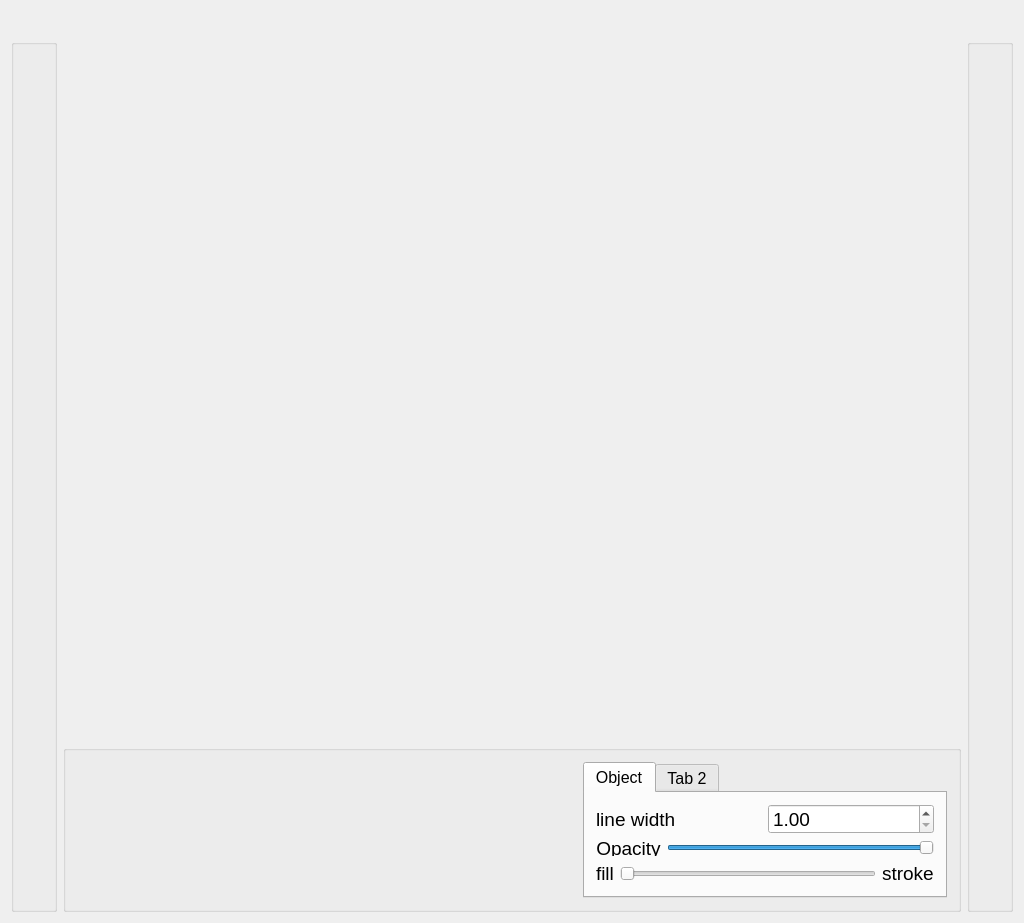
<?xml version="1.0" encoding="UTF-8"?>
<ui version="4.0">
 <class>MainWindow</class>
 <widget class="QMainWindow" name="MainWindow">
  <property name="geometry">
   <rect>
    <x>0</x>
    <y>0</y>
    <width>1024</width>
    <height>923</height>
   </rect>
  </property>
  <property name="windowTitle">
   <string>Vectograph</string>
  </property>
  <property name="windowIcon">
   <iconset resource="appresources.qrc">
    <normaloff>:/images/images/Palette.png</normaloff>:/images/images/Palette.png</iconset>
  </property>
  <widget class="QWidget" name="centralWidget">
   <layout class="QVBoxLayout" name="verticalLayout_3">
    <item>
     <layout class="QHBoxLayout" name="horizontalLayout" stretch="10,0,10">
      <property name="sizeConstraint">
       <enum>QLayout::SetMinAndMaxSize</enum>
      </property>
      <property name="topMargin">
       <number>0</number>
      </property>
      <property name="rightMargin">
       <number>0</number>
      </property>
      <property name="bottomMargin">
       <number>0</number>
      </property>
      <item>
       <widget class="QPushButton" name="pbtnGraphicalMenuActivation">
        <property name="text">
         <string/>
        </property>
        <property name="iconSize">
         <size>
          <width>32</width>
          <height>32</height>
         </size>
        </property>
        <property name="flat">
         <bool>true</bool>
        </property>
       </widget>
      </item>
      <item>
       <widget class="QPushButton" name="btnColorPanelAct">
        <property name="minimumSize">
         <size>
          <width>800</width>
          <height>0</height>
         </size>
        </property>
        <property name="text">
         <string/>
        </property>
        <property name="iconSize">
         <size>
          <width>128</width>
          <height>32</height>
         </size>
        </property>
        <property name="flat">
         <bool>true</bool>
        </property>
       </widget>
      </item>
      <item>
       <widget class="QPushButton" name="pbtnAppMenuActivation">
        <property name="text">
         <string/>
        </property>
        <property name="flat">
         <bool>true</bool>
        </property>
       </widget>
      </item>
     </layout>
    </item>
    <item>
     <layout class="QHBoxLayout" name="horizontalLayout_2">
      <item>
       <widget class="QGroupBox" name="grpbxGraphicalMenu">
        <property name="title">
         <string/>
        </property>
        <property name="flat">
         <bool>true</bool>
        </property>
        <layout class="QVBoxLayout" name="verticalLayout_2">
         <property name="leftMargin">
          <number>0</number>
         </property>
         <property name="rightMargin">
          <number>0</number>
         </property>
         <item>
          <widget class="QPushButton" name="pbtnPointer">
           <property name="toolTip">
            <string>Pointer</string>
           </property>
           <property name="text">
            <string/>
           </property>
           <property name="icon">
            <iconset resource="appresources.qrc">
             <normaloff>:/images/images/pointer.png</normaloff>:/images/images/pointer.png</iconset>
           </property>
           <property name="iconSize">
            <size>
             <width>64</width>
             <height>64</height>
            </size>
           </property>
           <property name="flat">
            <bool>true</bool>
           </property>
          </widget>
         </item>
         <item>
          <widget class="QPushButton" name="pbtnSelectRegion">
           <property name="toolTip">
            <string>Select region</string>
           </property>
           <property name="text">
            <string/>
           </property>
           <property name="icon">
            <iconset resource="appresources.qrc">
             <normaloff>:/images/images/selectRegion.png</normaloff>:/images/images/selectRegion.png</iconset>
           </property>
           <property name="iconSize">
            <size>
             <width>64</width>
             <height>64</height>
            </size>
           </property>
           <property name="flat">
            <bool>true</bool>
           </property>
          </widget>
         </item>
         <item>
          <widget class="QPushButton" name="pbtnPencil">
           <property name="text">
            <string/>
           </property>
           <property name="icon">
            <iconset resource="appresources.qrc">
             <normaloff>:/images/images/pencil.png</normaloff>:/images/images/pencil.png</iconset>
           </property>
           <property name="iconSize">
            <size>
             <width>64</width>
             <height>64</height>
            </size>
           </property>
           <property name="flat">
            <bool>true</bool>
           </property>
          </widget>
         </item>
         <item>
          <widget class="QPushButton" name="pbtnLine">
           <property name="toolTip">
            <string>Line</string>
           </property>
           <property name="text">
            <string/>
           </property>
           <property name="icon">
            <iconset resource="appresources.qrc">
             <normaloff>:/images/images/line.png</normaloff>:/images/images/line.png</iconset>
           </property>
           <property name="iconSize">
            <size>
             <width>64</width>
             <height>64</height>
            </size>
           </property>
           <property name="flat">
            <bool>true</bool>
           </property>
          </widget>
         </item>
         <item>
          <widget class="QPushButton" name="pbtnRect">
           <property name="toolTip">
            <string>Rectangle</string>
           </property>
           <property name="text">
            <string/>
           </property>
           <property name="icon">
            <iconset resource="appresources.qrc">
             <normaloff>:/images/images/rectangle.png</normaloff>:/images/images/rectangle.png</iconset>
           </property>
           <property name="iconSize">
            <size>
             <width>64</width>
             <height>64</height>
            </size>
           </property>
           <property name="flat">
            <bool>true</bool>
           </property>
          </widget>
         </item>
         <item>
          <widget class="QPushButton" name="pbtnCircle">
           <property name="toolTip">
            <string>Circle</string>
           </property>
           <property name="text">
            <string/>
           </property>
           <property name="icon">
            <iconset resource="appresources.qrc">
             <normaloff>:/images/images/circle.png</normaloff>:/images/images/circle.png</iconset>
           </property>
           <property name="iconSize">
            <size>
             <width>64</width>
             <height>64</height>
            </size>
           </property>
           <property name="flat">
            <bool>true</bool>
           </property>
          </widget>
         </item>
         <item>
          <widget class="QPushButton" name="pbtnEllipse">
           <property name="toolTip">
            <string>Ellipse</string>
           </property>
           <property name="text">
            <string/>
           </property>
           <property name="icon">
            <iconset resource="appresources.qrc">
             <normaloff>:/images/images/ellipse.png</normaloff>:/images/images/ellipse.png</iconset>
           </property>
           <property name="iconSize">
            <size>
             <width>64</width>
             <height>64</height>
            </size>
           </property>
           <property name="flat">
            <bool>true</bool>
           </property>
          </widget>
         </item>
         <item>
          <widget class="QPushButton" name="pbtnPath">
           <property name="toolTip">
            <string>Path</string>
           </property>
           <property name="text">
            <string/>
           </property>
           <property name="icon">
            <iconset resource="appresources.qrc">
             <normaloff>:/images/images/path.png</normaloff>:/images/images/path.png</iconset>
           </property>
           <property name="iconSize">
            <size>
             <width>64</width>
             <height>64</height>
            </size>
           </property>
           <property name="flat">
            <bool>true</bool>
           </property>
          </widget>
         </item>
         <item>
          <widget class="QPushButton" name="pbtnPolyline">
           <property name="toolTip">
            <string>Polyline</string>
           </property>
           <property name="text">
            <string/>
           </property>
           <property name="icon">
            <iconset resource="appresources.qrc">
             <normaloff>:/images/images/polyline.png</normaloff>:/images/images/polyline.png</iconset>
           </property>
           <property name="iconSize">
            <size>
             <width>64</width>
             <height>64</height>
            </size>
           </property>
           <property name="flat">
            <bool>true</bool>
           </property>
          </widget>
         </item>
         <item>
          <widget class="QPushButton" name="pbtnPolygon">
           <property name="toolTip">
            <string>Polygon</string>
           </property>
           <property name="text">
            <string/>
           </property>
           <property name="icon">
            <iconset resource="appresources.qrc">
             <normaloff>:/images/images/star.png</normaloff>:/images/images/star.png</iconset>
           </property>
           <property name="iconSize">
            <size>
             <width>64</width>
             <height>64</height>
            </size>
           </property>
           <property name="flat">
            <bool>true</bool>
           </property>
          </widget>
         </item>
         <item>
          <widget class="QPushButton" name="pbtnText">
           <property name="toolTip">
            <string>Text</string>
           </property>
           <property name="text">
            <string/>
           </property>
           <property name="icon">
            <iconset resource="appresources.qrc">
             <normaloff>:/images/images/oldPen.png</normaloff>:/images/images/oldPen.png</iconset>
           </property>
           <property name="iconSize">
            <size>
             <width>64</width>
             <height>64</height>
            </size>
           </property>
           <property name="flat">
            <bool>true</bool>
           </property>
          </widget>
         </item>
        </layout>
       </widget>
      </item>
      <item>
       <layout class="QVBoxLayout" name="verticalLayout_4">
        <item>
         <widget class="MyGraphicsView" name="gvGraphRegion" native="true">
          <property name="minimumSize">
           <size>
            <width>400</width>
            <height>700</height>
           </size>
          </property>
          <zorder>bottomPanel</zorder>
         </widget>
        </item>
        <item>
         <widget class="QGroupBox" name="bottomPanel">
          <property name="flat">
           <bool>true</bool>
          </property>
          <layout class="QHBoxLayout" name="horizontalLayout_3">
           <item>
            <widget class="ColorSelect" name="colorSelect" native="true">
             <property name="minimumSize">
              <size>
               <width>500</width>
               <height>128</height>
              </size>
             </property>
             <property name="maximumSize">
              <size>
               <width>400</width>
               <height>400</height>
              </size>
             </property>
            </widget>
           </item>
           <item>
            <widget class="QTabWidget" name="tabWidget">
             <property name="minimumSize">
              <size>
               <width>128</width>
               <height>128</height>
              </size>
             </property>
             <property name="maximumSize">
              <size>
               <width>400</width>
               <height>400</height>
              </size>
             </property>
             <property name="font">
              <font>
               <pointsize>12</pointsize>
              </font>
             </property>
             <property name="currentIndex">
              <number>0</number>
             </property>
             <widget class="QWidget" name="tab">
              <attribute name="title">
               <string>Object</string>
              </attribute>
              <layout class="QHBoxLayout" name="horizontalLayout_6">
               <item>
                <layout class="QVBoxLayout" name="verticalLayout_5">
                 <item>
                  <layout class="QHBoxLayout" name="horizontalLayout_7">
                   <item>
                    <widget class="QLabel" name="label_4">
                     <property name="font">
                      <font>
                       <pointsize>14</pointsize>
                      </font>
                     </property>
                     <property name="text">
                      <string>line width</string>
                     </property>
                     <property name="alignment">
                      <set>Qt::AlignLeading|Qt::AlignLeft|Qt::AlignVCenter</set>
                     </property>
                    </widget>
                   </item>
                   <item>
                    <widget class="QDoubleSpinBox" name="spinBoxLineWidth">
                     <property name="font">
                      <font>
                       <pointsize>14</pointsize>
                      </font>
                     </property>
                     <property name="minimum">
                      <double>1.000000000000000</double>
                     </property>
                    </widget>
                   </item>
                  </layout>
                 </item>
                 <item>
                  <layout class="QHBoxLayout" name="horizontalLayout_4">
                   <item>
                    <widget class="QLabel" name="label">
                     <property name="minimumSize">
                      <size>
                       <width>64</width>
                       <height>16</height>
                      </size>
                     </property>
                     <property name="font">
                      <font>
                       <pointsize>14</pointsize>
                      </font>
                     </property>
                     <property name="text">
                      <string>Opacity</string>
                     </property>
                     <property name="alignment">
                      <set>Qt::AlignCenter</set>
                     </property>
                    </widget>
                   </item>
                   <item>
                    <widget class="QSlider" name="sliderOpacity">
                     <property name="layoutDirection">
                      <enum>Qt::LeftToRight</enum>
                     </property>
                     <property name="maximum">
                      <number>100</number>
                     </property>
                     <property name="value">
                      <number>100</number>
                     </property>
                     <property name="tracking">
                      <bool>true</bool>
                     </property>
                     <property name="orientation">
                      <enum>Qt::Horizontal</enum>
                     </property>
                    </widget>
                   </item>
                  </layout>
                 </item>
                 <item>
                  <layout class="QHBoxLayout" name="horizontalLayout_5">
                   <item>
                    <widget class="QLabel" name="label_2">
                     <property name="font">
                      <font>
                       <pointsize>14</pointsize>
                      </font>
                     </property>
                     <property name="text">
                      <string>fill</string>
                     </property>
                    </widget>
                   </item>
                   <item>
                    <widget class="QSlider" name="sliderFillStroke">
                     <property name="maximum">
                      <number>1</number>
                     </property>
                     <property name="orientation">
                      <enum>Qt::Horizontal</enum>
                     </property>
                    </widget>
                   </item>
                   <item>
                    <widget class="QLabel" name="label_3">
                     <property name="font">
                      <font>
                       <pointsize>14</pointsize>
                      </font>
                     </property>
                     <property name="text">
                      <string>stroke</string>
                     </property>
                    </widget>
                   </item>
                  </layout>
                 </item>
                </layout>
               </item>
              </layout>
             </widget>
             <widget class="QWidget" name="tab_2">
              <attribute name="title">
               <string>Tab 2</string>
              </attribute>
              <layout class="QVBoxLayout" name="verticalLayout_6">
               <item>
                <widget class="QPushButton" name="deleteBtn">
                 <property name="minimumSize">
                  <size>
                   <width>64</width>
                   <height>64</height>
                  </size>
                 </property>
                 <property name="text">
                  <string/>
                 </property>
                 <property name="iconSize">
                  <size>
                   <width>64</width>
                   <height>64</height>
                  </size>
                 </property>
                 <property name="flat">
                  <bool>true</bool>
                 </property>
                </widget>
               </item>
              </layout>
             </widget>
            </widget>
           </item>
          </layout>
         </widget>
        </item>
       </layout>
      </item>
      <item>
       <widget class="QGroupBox" name="grpbxAppMenu">
        <property name="title">
         <string/>
        </property>
        <property name="flat">
         <bool>true</bool>
        </property>
        <layout class="QVBoxLayout" name="verticalLayout">
         <property name="leftMargin">
          <number>0</number>
         </property>
         <property name="rightMargin">
          <number>0</number>
         </property>
         <item>
          <widget class="QPushButton" name="pbtnNewFile">
           <property name="toolTip">
            <string>&lt;html&gt;&lt;head/&gt;&lt;body&gt;&lt;p&gt;Create New SVG File for your creative project !&lt;/p&gt;&lt;/body&gt;&lt;/html&gt;</string>
           </property>
           <property name="text">
            <string/>
           </property>
           <property name="icon">
            <iconset resource="appresources.qrc">
             <normaloff>:/images/images/newFile.png</normaloff>:/images/images/newFile.png</iconset>
           </property>
           <property name="iconSize">
            <size>
             <width>64</width>
             <height>64</height>
            </size>
           </property>
           <property name="autoRepeatInterval">
            <number>100</number>
           </property>
           <property name="flat">
            <bool>true</bool>
           </property>
          </widget>
         </item>
         <item>
          <widget class="QPushButton" name="pbtnOpenFile">
           <property name="toolTip">
            <string>&lt;html&gt;&lt;head/&gt;&lt;body&gt;&lt;p&gt;Open your favourite or recent files.&lt;/p&gt;&lt;/body&gt;&lt;/html&gt;</string>
           </property>
           <property name="text">
            <string/>
           </property>
           <property name="icon">
            <iconset resource="appresources.qrc">
             <normaloff>:/images/images/openFile.png</normaloff>:/images/images/openFile.png</iconset>
           </property>
           <property name="iconSize">
            <size>
             <width>64</width>
             <height>64</height>
            </size>
           </property>
           <property name="flat">
            <bool>true</bool>
           </property>
          </widget>
         </item>
         <item>
          <widget class="QPushButton" name="pbtnSaveFile">
           <property name="toolTip">
            <string>&lt;html&gt;&lt;head/&gt;&lt;body&gt;&lt;p&gt;Save your file.&lt;/p&gt;&lt;/body&gt;&lt;/html&gt;</string>
           </property>
           <property name="text">
            <string/>
           </property>
           <property name="icon">
            <iconset resource="appresources.qrc">
             <normaloff>:/images/images/SaveFile.png</normaloff>:/images/images/SaveFile.png</iconset>
           </property>
           <property name="iconSize">
            <size>
             <width>64</width>
             <height>64</height>
            </size>
           </property>
           <property name="flat">
            <bool>true</bool>
           </property>
          </widget>
         </item>
         <item>
          <widget class="QPushButton" name="pbtnAppOptions">
           <property name="toolTip">
            <string>&lt;html&gt;&lt;head/&gt;&lt;body&gt;&lt;p&gt;Configure &amp;quot;Vectograph&amp;quot; by your taste!&lt;/p&gt;&lt;/body&gt;&lt;/html&gt;</string>
           </property>
           <property name="text">
            <string/>
           </property>
           <property name="icon">
            <iconset resource="appresources.qrc">
             <normaloff>:/images/images/settings.png</normaloff>:/images/images/settings.png</iconset>
           </property>
           <property name="iconSize">
            <size>
             <width>64</width>
             <height>64</height>
            </size>
           </property>
           <property name="flat">
            <bool>true</bool>
           </property>
          </widget>
         </item>
         <item>
          <widget class="QPushButton" name="pbtnHelp">
           <property name="toolTip">
            <string>&lt;html&gt;&lt;head/&gt;&lt;body&gt;&lt;p&gt;We can help you.&lt;/p&gt;&lt;/body&gt;&lt;/html&gt;</string>
           </property>
           <property name="text">
            <string/>
           </property>
           <property name="icon">
            <iconset resource="appresources.qrc">
             <normaloff>:/images/images/warning.png</normaloff>:/images/images/warning.png</iconset>
           </property>
           <property name="iconSize">
            <size>
             <width>64</width>
             <height>64</height>
            </size>
           </property>
           <property name="flat">
            <bool>true</bool>
           </property>
          </widget>
         </item>
        </layout>
        <zorder>pbtnNewFile</zorder>
        <zorder>pbtnHelp</zorder>
        <zorder>pbtnOpenFile</zorder>
        <zorder>pbtnSaveFile</zorder>
        <zorder>pbtnAppOptions</zorder>
       </widget>
      </item>
     </layout>
    </item>
   </layout>
  </widget>
 </widget>
 <layoutdefault spacing="6" margin="11"/>
 <customwidgets>
  <customwidget>
   <class>ColorSelect</class>
   <extends>QWidget</extends>
   <header>colorselect.h</header>
   <container>1</container>
  </customwidget>
  <customwidget>
   <class>MyGraphicsView</class>
   <extends>QWidget</extends>
   <header>mygraphicsview.h</header>
   <container>1</container>
  </customwidget>
 </customwidgets>
 <resources>
  <include location="appresources.qrc"/>
 </resources>
 <connections/>
</ui>
